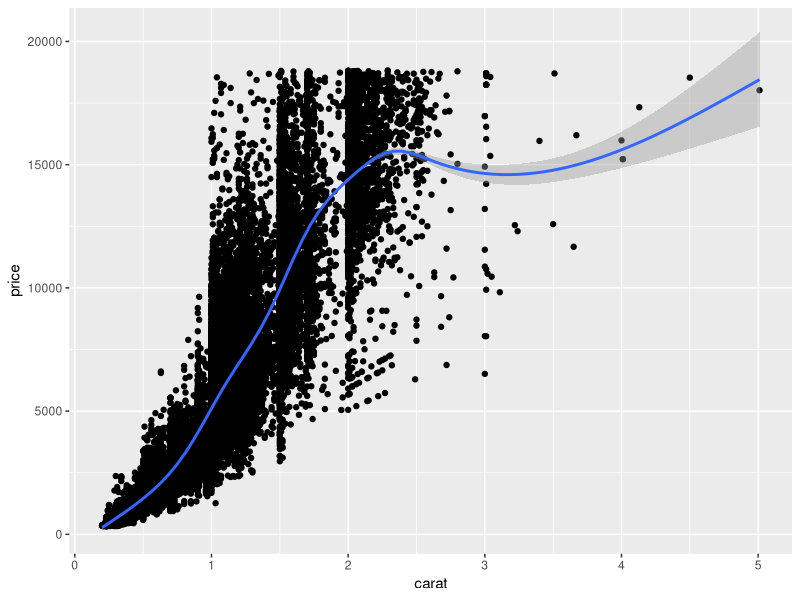

Write R code to recreate this figure.
# Introduction to Data Visualization with ggplot2 ----

## ggplot2 layers ----

# Restart Environment ----
rm(list = ls())

# Load library ----
#install.packages("tidyverse")
library(tidyverse)
library(readr)
library(ggplot2)

# Load data set ----
diamonds

# Code 1 ----
# Explore the diamonds data frame with str()
str(diamonds)

# Plot data
ggplot(diamonds, aes(carat, price)) +
  geom_point() + # geom layer (scatter plot)
  geom_smooth() # additional geom layer

